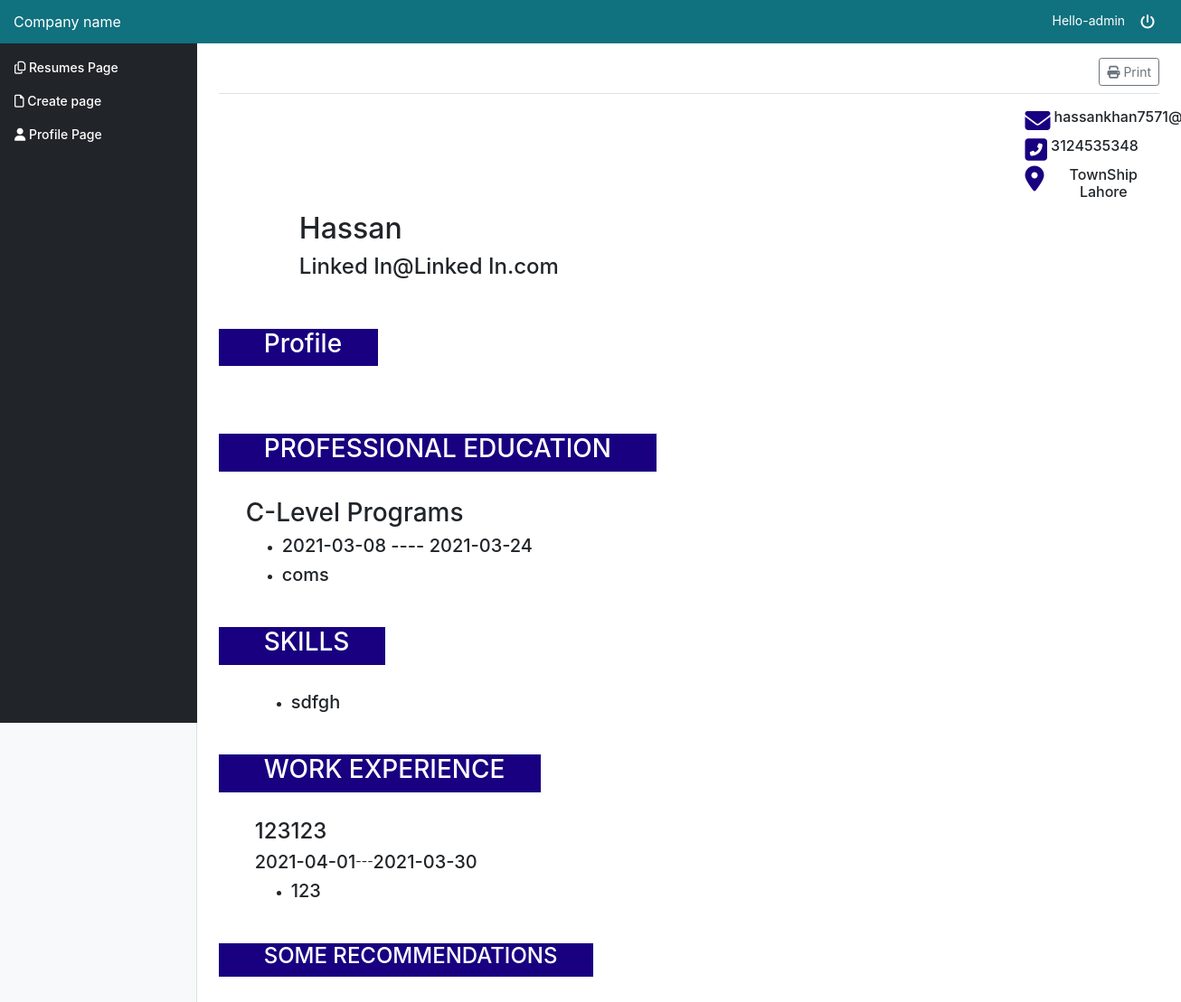
Page /dashboard/generatecv (signed in) on the earlier database version.
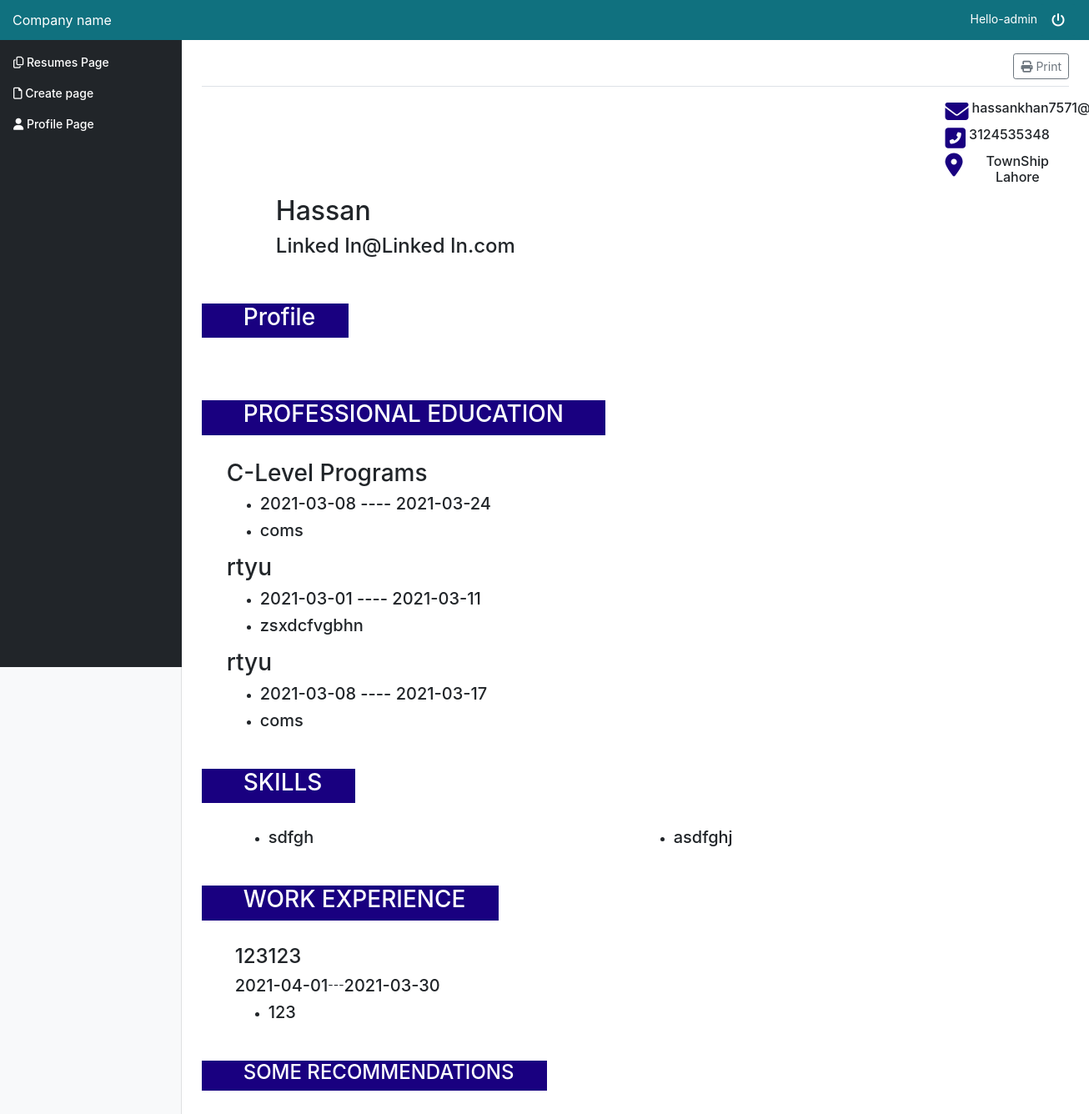
Same page on the later database version.
### dashboard/models.py (models this page shows, shortened)
class ProfileEducation(models.Model):
    institute = models.TextField(max_length=50)
    board = models.TextField(max_length=50)
    degree = models.TextField(max_length=50)
    startingdate = models.TextField(max_length=20)
    endingdate = models.TextField(max_length=20)
    result = models.TextField(max_length=10)
    percentage = models.IntegerField(default=None)

class ProfileSkills(models.Model):
    skills = models.TextField(max_length=20)

class ProfileExperience(models.Model):
    organization = models.TextField(max_length=20)
    previousDesignation = models.TextField(max_length=20)
    startingDate = models.TextField(max_length=20)
    endingDate = models.TextField(max_length=20)
    responsibilities = models.TextField(max_length=100)

### dashboard/views.py (the view)
# urls.py: path('generatecv', views.generateCV, name='generatecv'),
def generateCV(request):
    uid = request.user.id
    detail = Profile.objects.filter(user=request.user).first()
    return render(request, 'dashboard/newresume.html', {'detail': detail, 'id': uid})

### dashboard/templates/dashboard/newresume.html (shortened to what this page needs)
{% extends 'basetemplate.html' %}
{% load static %}
{% block content  %}
    <main role="main" class="col-md-9 ml-sm-auto col-lg-10 pt-3 px-4">
 <div class="d-flex justify-content-between flex-wrap flex-md-nowrap align-items-center pb-2 mb-3 border-bottom">
     <a href="{% url 'dashboard:printcv' cv.id %}" class="btn btn-sm btn-outline-secondary"><i class="fas fa-print"></i> Print </a>
        </div>
<form  class="form-group " action="" method="post" enctype="multipart/form-data">
    <div class="row">
        <div class="col-10">
        </div>
        <div class="col-2" style="display: flex;text-align: center;margin-bottom: 4px;" >
            <i class="fas fa-envelope fa-2x" style="margin-right: 4px;color: #190080;"></i>
            <h6>{{ detail.email }}</h6>
        </div>
    </div>
    <div class="row">
        <div class="col-10">
        </div>
        <div class="col-2" style="display: flex;text-align: center;margin-bottom: 4px;" >
            <i class="fas fa-phone-square-alt fa-2x" style="margin-right: 4px;color: #190080;"></i>
            <h6>{{ detail.contactno1 }}</h6>
        </div>
    </div>
    <div class="row">
        <div class="col-10">
        </div>
        <div class="col-2" style="display: flex;text-align: center;margin-bottom: 4px;" >
            <i class="fas fa-map-marker-alt fa-2x" style="margin-right: 4px;color: #190080;"></i>
            <h6>{{ detail.address }}</h6>
        </div>
    </div>
    <div class="row" >
    <div class="col-1">
      </div>
        <div class="col-6" >
            <h2>{{ detail.name}}</h2>
            <h4>{{ detail.linkedin }}</h4>
            <div class="row" style="margin-left: 1px ">
            </div>
        </div>
    </div>
    <label style="background-color: #190080;color: white;padding-left: 50px;padding-right:40px;margin-top: 30px; "><h3>Profile</h3></label><br><br>
    <div class="row">
        <div class="col-11" style="margin-left: 20px">
        </div>
    </div>
    <label style="background-color: #190080;color: white;padding-left: 50px;padding-right:50px;margin-top: 30px; "><h3>PROFESSIONAL EDUCATION</h3></label><br><br>
{% for edu in detail.education.all %}
            <div class="row" >
                <div class="col" style="margin-left: 30px" >
                    <h3>{{ edu.degree}}</h3>
                    <ul>
                        <li>
                            <h5>{{ edu.startingdate}} ----  {{ edu.endingdate }}</h5>
                        </li>
                        <li>
                            <h5>{{ edu.institute }}</h5>
                        </li>
                    </ul>
                </div>
            </div>
        {% endfor %}
    <label style="background-color: #190080;color: white;padding-left: 50px;padding-right:40px;margin-top: 30px; "><h3>SKILLS</h3></label><br><br>
   <div class="row" >
                {% for skill in detail.skills.all %}
                    <div class="col-5"  style="margin-left: 40px">
                        <UL> <li><h5>{{ skill.skills}}
                        </h5></li></UL>
                    </div>
                {% endfor %}
            </div>
    <label style="background-color: #190080;color: white;padding-left: 50px;padding-right:40px;margin-top: 30px; "><h3>WORK EXPERIENCE</h3></label><br><br>
     {% for exp in detail.experience.all %}
                <div class="row" >
                    <div class="col"  style="margin-left: 40px">
                        <h4>{{ exp.organization }}
                        </h4>
                        <span style="display: flex">
                       <h5>{{ exp.startingDate }} </h5>
                           <h7 > --- </h7>
<h5> {{ exp.endingDate }}</h5>
                   </span>
                        <ul>
                            <li>
                                <h5>{{ exp.responsibilities}}</h5>
                            </li>
                        </ul>
                    </div>
                </div>
            {% endfor %}
    <label style="background-color: #190080;color: white;padding-left: 50px;padding-right:40px;margin-top: 30px; "><h4>SOME RECOMMENDATIONS</h4></label><br><br>
</form>
    </main>
{% endblock %}

Differences in the rows shown:
added ProfileEducation: degree "rtyu", startingdate "2021-03-01", endingdate "2021-03-11", institute "zsxdcfvgbhn"
added ProfileEducation: degree "rtyu", startingdate "2021-03-08", endingdate "2021-03-17", institute "coms"
added ProfileSkills: skills "asdfghj"
